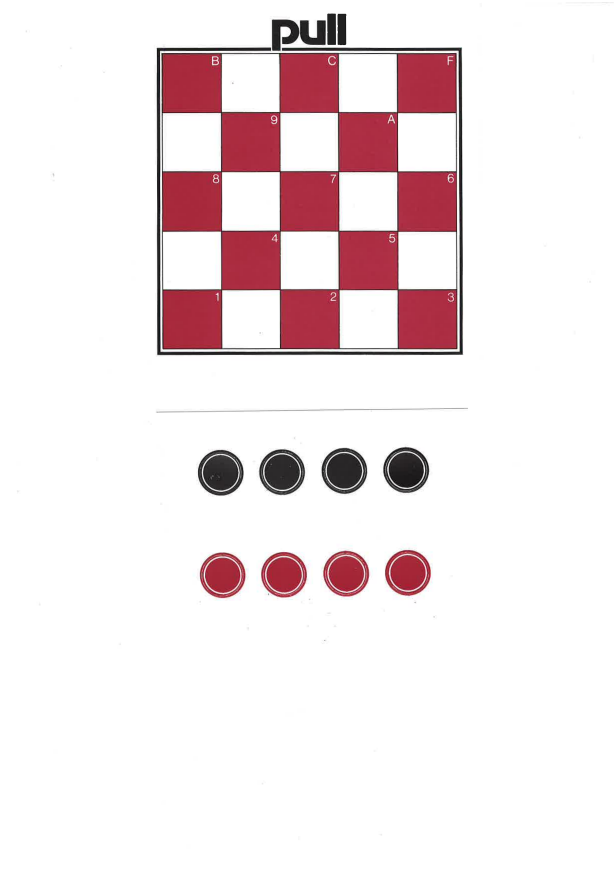
#> input picture anl2094/pages/page-02.png, 2464 x 3488 px (shown at 1/4 size)
$ python -i deskew_pages.py   (imports and definitions only)
#> lines starting #> are read from the running program, lines starting #| are printed output that depends on the picture; after the words box and inside, x2 and y2 are one past the last pixel; in counts of white or black regions, pixels touching at a corner belong together
#> further down, picture is the input picture: PIL image 2464x3488 RGB; mean R, G, B 241.1, 229.5, 231.4
#!/usr/bin/env python3
"""
Render anl2094.pdf to straight, 300 dpi page images for the overlay pipeline.

    tools/deskew_pages.py ../../Busch-2090/manuals/anl2094.pdf

The 2094 scan is skewed, unlike the 2090 ones: sheets tilt by up to 2.7 deg,
with the sign alternating between consecutive pages - the signature of a book
flipped on the platen. That matters because the English overlay masks German
text with axis-aligned white boxes. Over a 1000 px text block a 2.7 deg tilt
drifts about 47 px vertically, several line heights, so a mask that covers the
German at one end leaves it showing at the other.

Skew is estimated by projection profile: rotate through candidate angles and
keep the one where the horizontal ink profile has the sharpest row-to-row
transitions, which is when text lines sit square on the pixel rows. Coarse pass
at 0.5 deg, refined at 0.1 deg.

Angles are written to pages/deskew.json so a re-run reproduces the same output,
and so a page can be corrected by hand if the estimate is ever wrong.
"""
import argparse, json, subprocess, sys
from pathlib import Path
import numpy as np
from PIL import Image

Image.MAX_IMAGE_PIXELS = None
DPI = 300
COARSE, FINE, LIMIT = 0.5, 0.1, 4.0

def ink(im, width=800):
    """Downscaled binary ink mask - estimation does not need full resolution."""
#> called with width = 800
    g = im.convert('L')
    g = g.resize((width, max(1, int(g.height * width / g.width))), Image.BILINEAR)
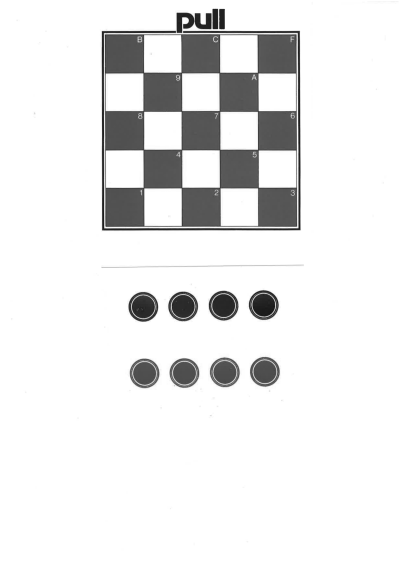
#> g: PIL image 800x1132 L (shown at 1/2 size); min 14, max 255, mean 233.2
    return (np.asarray(g, dtype=np.float32) < 160).astype(np.float32)
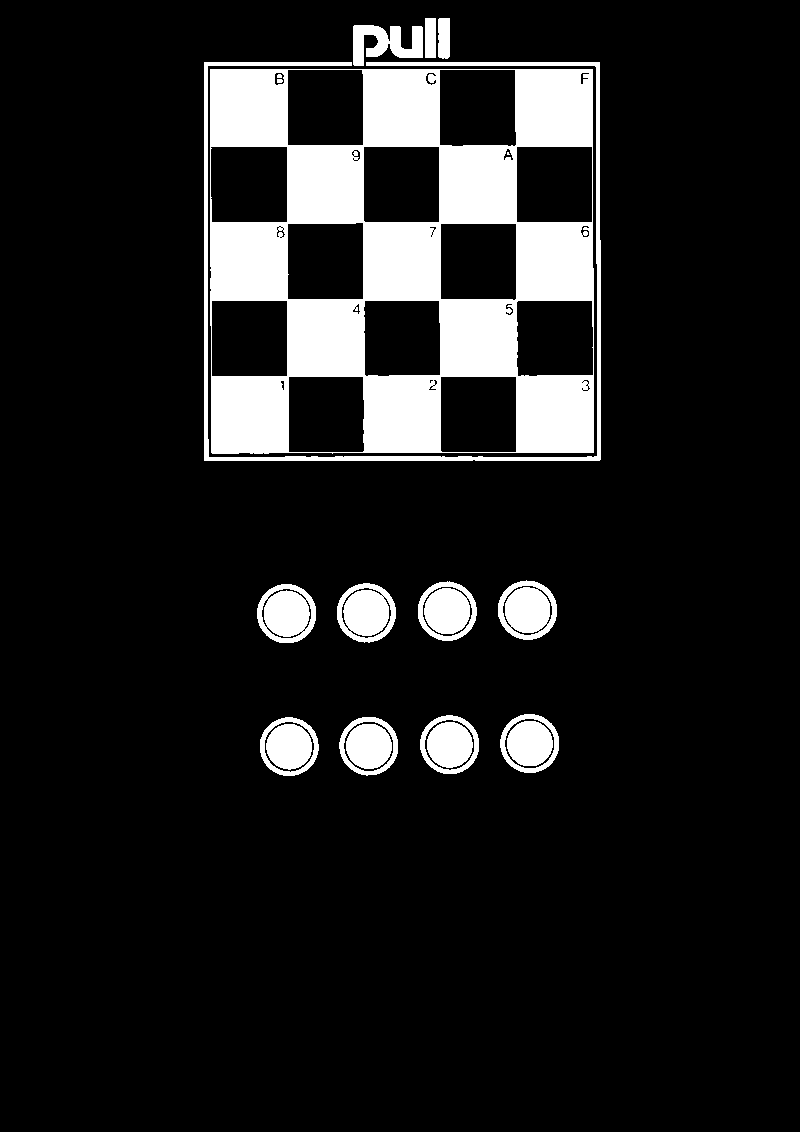
#> returned value: shape (1132, 800) float32; values 0 (black) and 1 (white), 12% white; 20 white regions (2 under 20 px), largest, box (x1, y1, x2, y2) and area: (210, 69, 594, 454) 79285, (204, 62, 601, 461) 6447, (498, 580, 557, 640) 2566

def sharpness(mask, angle):
    im = Image.fromarray((mask * 255).astype(np.uint8))
    if angle:
        im = im.rotate(angle, resample=Image.BILINEAR, fillcolor=0)
    prof = np.asarray(im, dtype=np.float32).sum(axis=1) / 255.0
    return float(((prof[1:] - prof[:-1]) ** 2).sum())

def estimate(im, min_ink=500):
    mask = ink(im)
    if mask.sum() < min_ink:
        return 0.0                      # blank or near-blank: leave alone
    best, angle = -1.0, 0.0
    for a in np.arange(-LIMIT, LIMIT + 1e-9, COARSE):
        s = sharpness(mask, a)
        if s > best:
            best, angle = s, a
#> this loop made 17 passes
#> (s, best, angle) on passes 1, 2, 3, 4, 6, 7, 8, 9: (32354.7, 32354.7, -4), (36376.3, 36376.3, -3.5), (39888.2, 39888.2, -3), (41151.2, 41151.2, -2.5), (48242, 48242, -1.5), (76913.4, 76913.4, -1), (248282.8, 248282.8, -0.5), (1111156, 1111156, 0)
#> pass 1, in sharpness, `im = im.rotate(angle, resample=Image.BILINEAR, fillcolor=0)`:
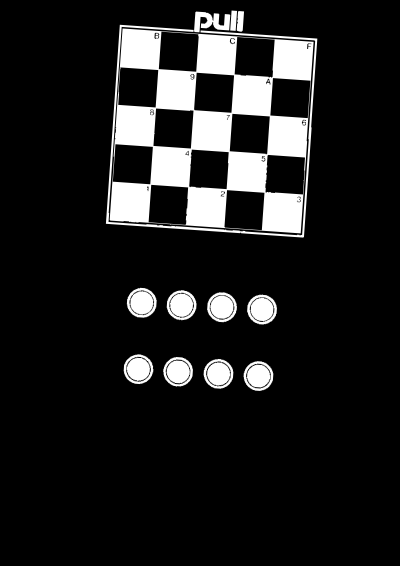
#> im: PIL image 800x1132 L (shown at 1/2 size); min 0, max 255, mean 30.6
#> after the loop, angle = 0; best = 1111156
    for a in np.arange(angle - COARSE, angle + COARSE + 1e-9, FINE):
        s = sharpness(mask, a)
        if s > best:
            best, angle = s, a
#> this loop made 11 passes
#> s on passes 1 to 8: 248282.8, 326100, 413457.6, 552695.2, 785119, 1111156, 765257.5, 521241.9
#> pass 1, in sharpness (call 18), `im = im.rotate(angle, resample=Image.BILINEAR, fillcolor=0)`:
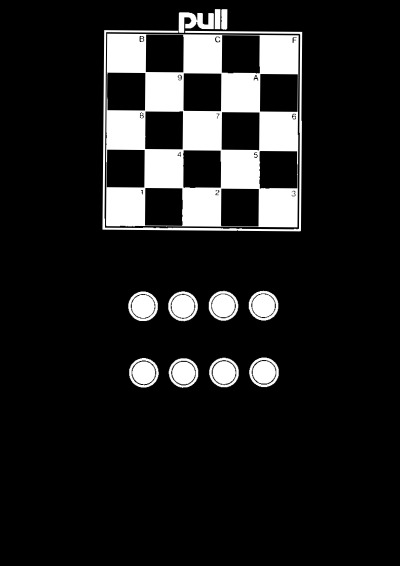
#> im: PIL image 800x1132 L (shown at 1/2 size); min 0, max 255, mean 30.6
#> pass 3, in sharpness (call 20), `im = im.rotate(angle, resample=Image.BILINEAR, fillcolor=0)`:
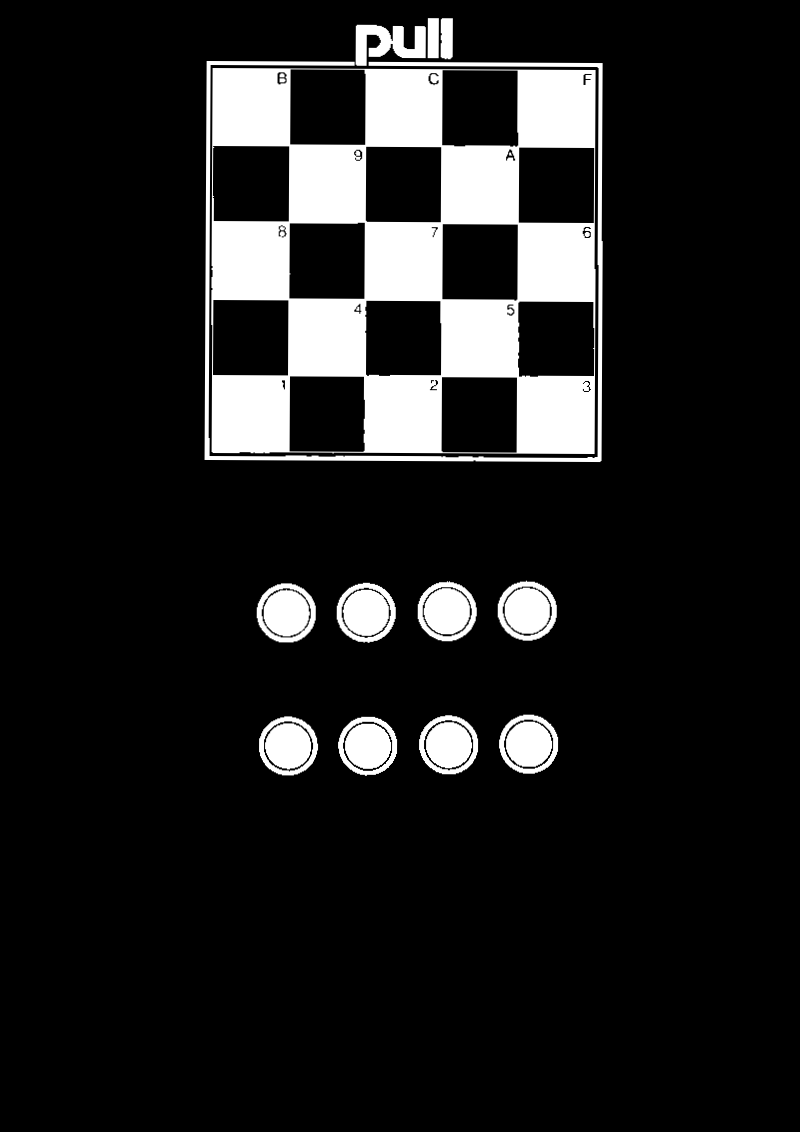
#> im: PIL image 800x1132 L; min 0, max 255, mean 30.6
#> after the loop, angle = 0; best = 1111156
    return round(float(angle), 2)

# [32 lines left out: function main, not called in this run]

# [2 lines not run here, left out]

>>> from PIL import Image
>>> picture = Image.open('../pages/page-02.png')
>>> result = estimate(picture)
#> result = 0

$ run again, on anl2094/pages/page-06.png
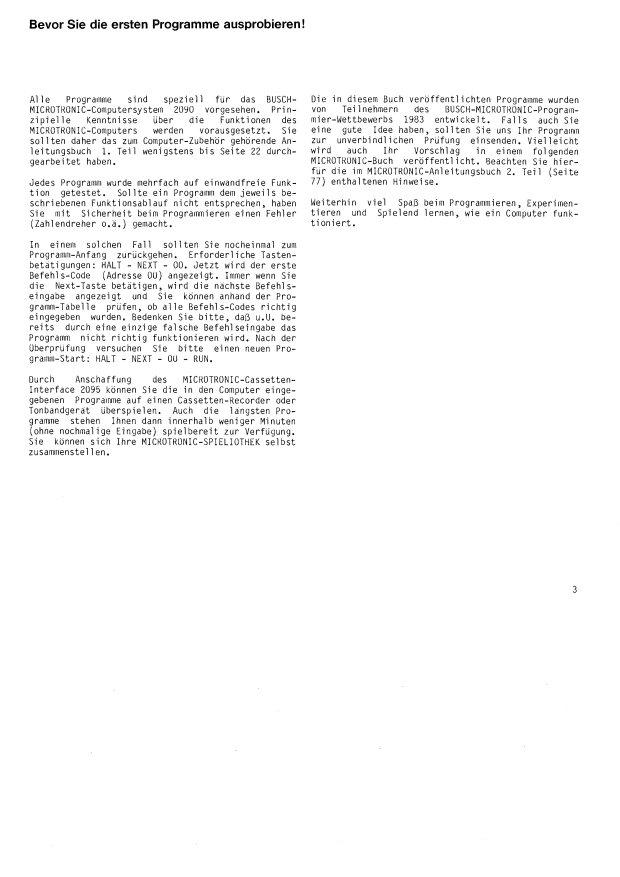
#> input picture anl2094/pages/page-06.png, 2480 x 3508 px (shown at 1/4 size)
#> picture is the input picture: PIL image 2480x3508 RGB; min 0, max 255, mean 248
#> in ink, `return (np.asarray(g, dtype=np.float32) < 160).astype(np.float32)`:
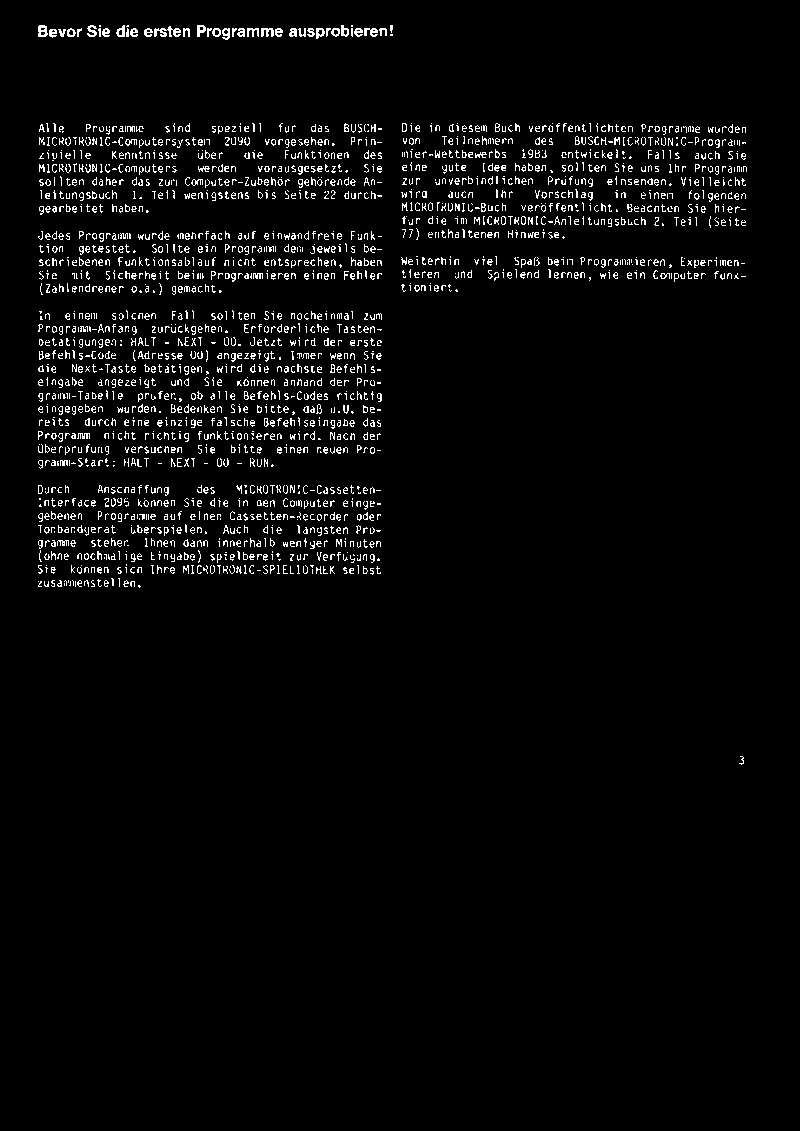
#> returned value: shape (1131, 800) float32; values 0 (black) and 1 (white), 3.4% white in thin lines or dots, all inside (x1, y1, x2, y2) = (38, 25, 747, 765)
#> the loop in estimate, `for a in np.arange(-LIMIT, LIMIT + 1e-9, COARSE):` made 17 passes
#> (s, best, angle) on passes 1, 2, 3, 4, 6, 7, 8, 9: (21507.4, 21507.4, -4), (26006.5, 26006.5, -3.5), (28829.7, 28829.7, -3), (32018.8, 32018.8, -2.5), (47142.5, 47142.5, -1.5), (87913.4, 87913.4, -1), (224467.1, 224467.1, -0.5), (828390, 828390, 0)
#> after the loop in estimate, `for a in np.arange(-LIMIT, LIMIT + 1e-9, COARSE):`: angle = 0; best = 828390
#> the loop in estimate, `for a in np.arange(angle - COARSE, angle + COARSE + 1e-9, FINE):` made 11 passes
#> s on passes 1 to 8: 224467.1, 272505.5, 320486.7, 413817.2, 460039.9, 828390, 465027.2, 453131.3
#> pass 2, in sharpness (call 19), `im = im.rotate(angle, resample=Image.BILINEAR, fillcolor=0)`:
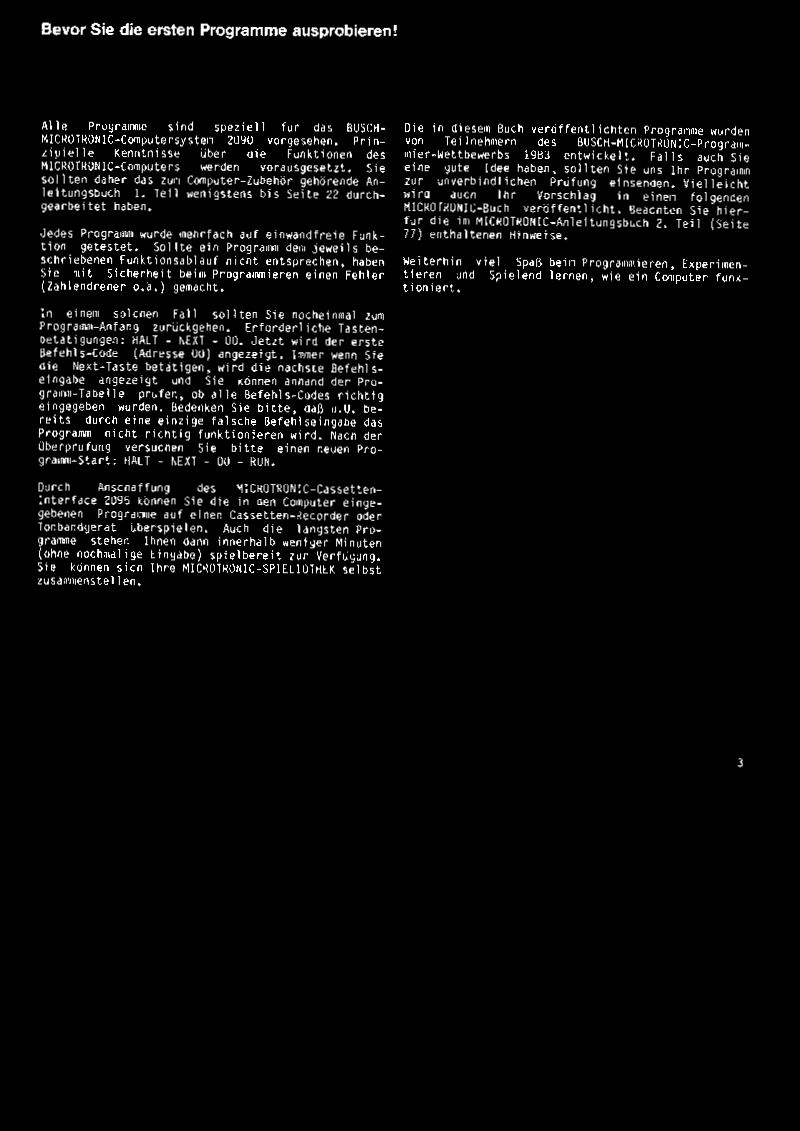
#> im: PIL image 800x1131 L; min 0, max 255, mean 8.7
#> after the loop in estimate, `for a in np.arange(angle - COARSE, angle + COARSE + 1e-9, FINE):`: angle = 0; best = 828390
#> result = 0

$ run again, on anl2094/pages/page-07.png
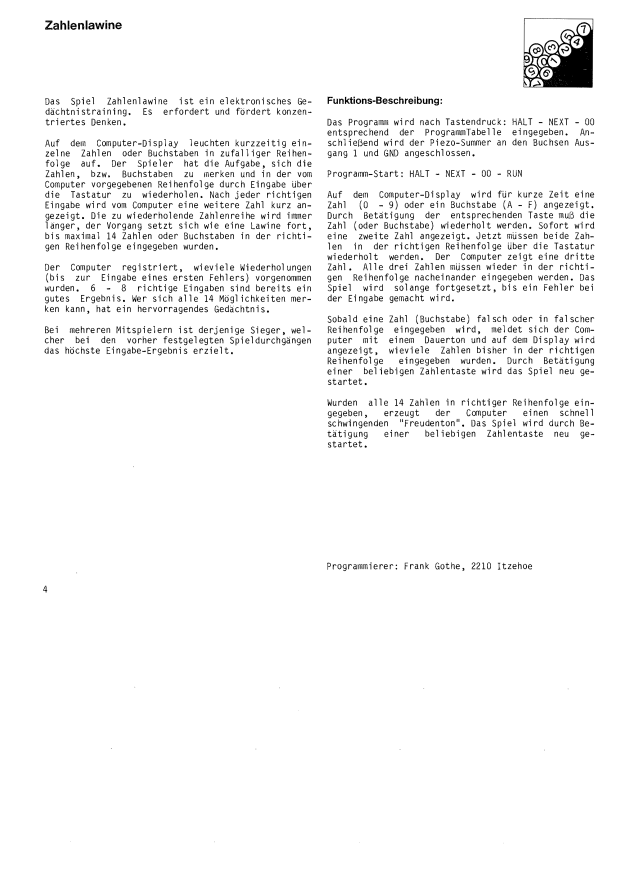
#> input picture anl2094/pages/page-07.png, 2480 x 3508 px (shown at 1/4 size)
#> picture is the input picture: PIL image 2480x3508 RGB; min 0, max 255, mean 245.6
#> in ink, `return (np.asarray(g, dtype=np.float32) < 160).astype(np.float32)`:
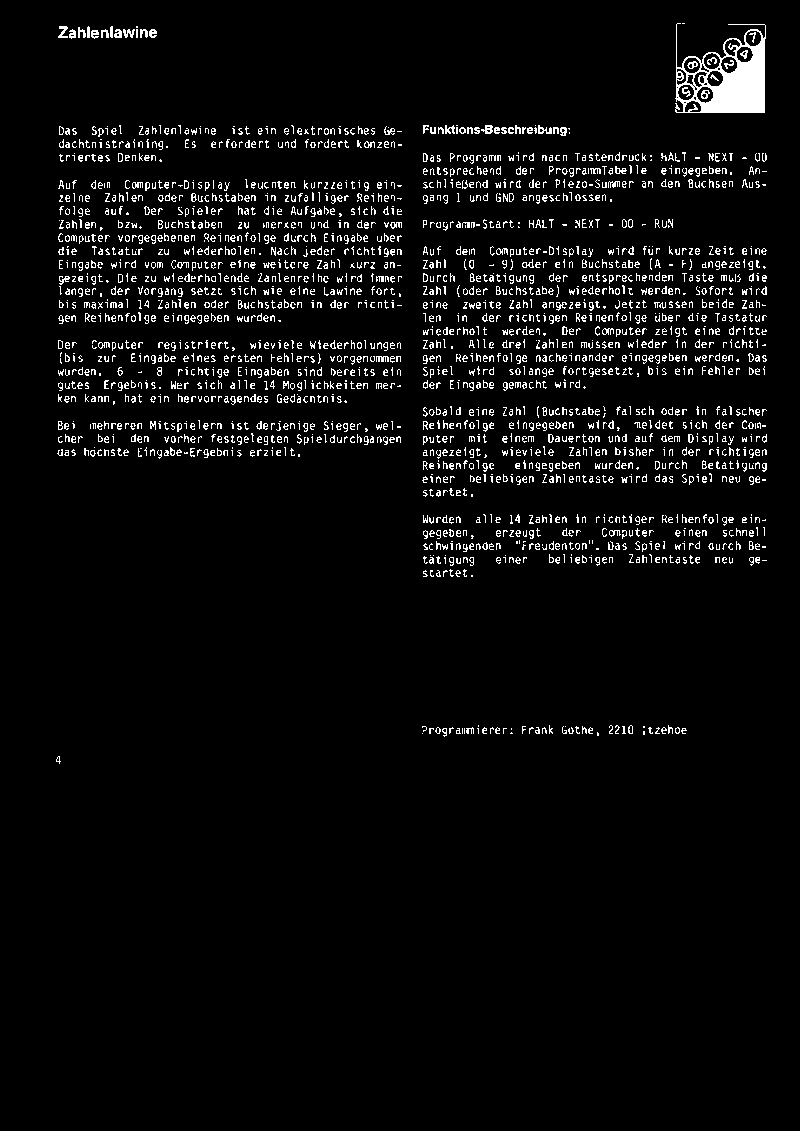
#> returned value: shape (1131, 800) float32; values 0 (black) and 1 (white), 4.5% white in thin lines or dots, all inside (x1, y1, x2, y2) = (56, 23, 767, 764)
#> the loop in estimate, `for a in np.arange(-LIMIT, LIMIT + 1e-9, COARSE):` made 17 passes
#> (s, best, angle) on passes 1, 2, 4, 5, 6, 7, 8, 9: (30265.5, 30265.5, -4), (35198.1, 35198.1, -3.5), (36429.2, 36429.2, -2.5), (47944.2, 47944.2, -2), (63491.4, 63491.4, -1.5), (86534, 86534, -1), (315373.3, 315373.3, -0.5), (1484564, 1484564, 0)
#> after the loop in estimate, `for a in np.arange(-LIMIT, LIMIT + 1e-9, COARSE):`: angle = 0; best = 1484564
#> the loop in estimate, `for a in np.arange(angle - COARSE, angle + COARSE + 1e-9, FINE):` made 11 passes
#> s on passes 1 to 8: 315373.3, 394636.3, 483068.9, 648281, 839110.2, 1484564, 642769, 508658.1
#> pass 3, in sharpness (call 20), `im = im.rotate(angle, resample=Image.BILINEAR, fillcolor=0)`:
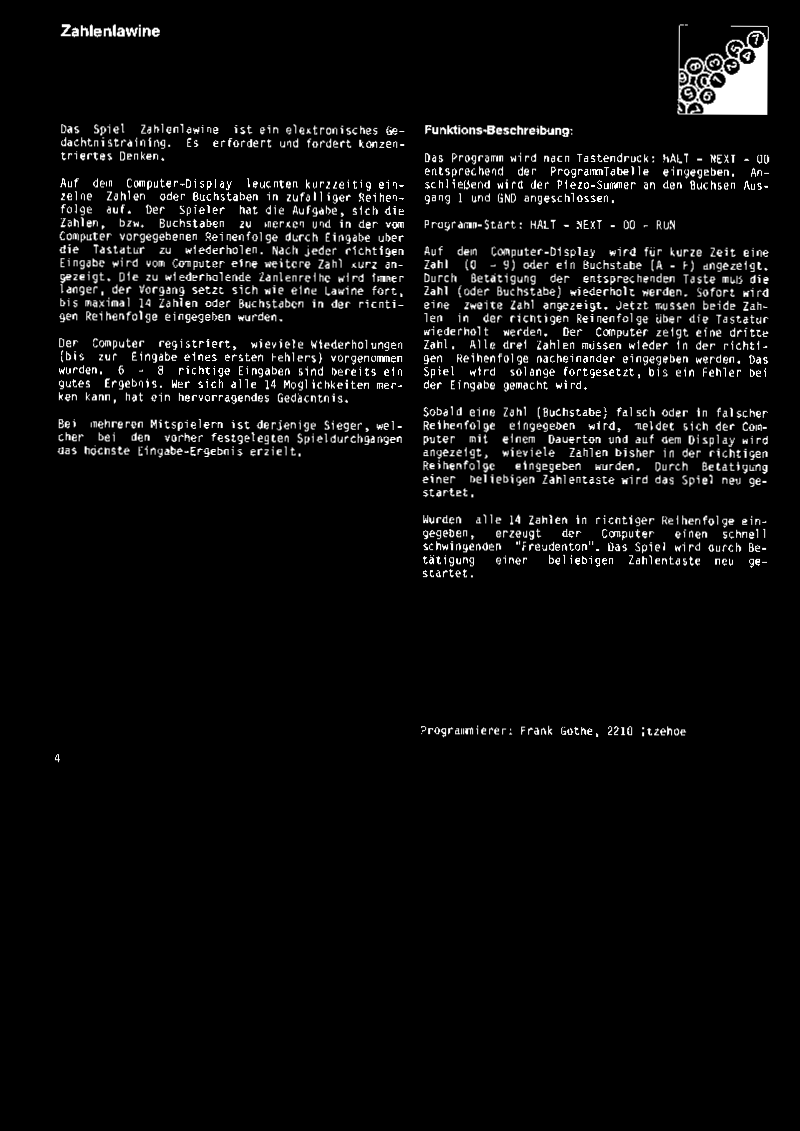
#> im: PIL image 800x1131 L; min 0, max 255, mean 11.5
#> after the loop in estimate, `for a in np.arange(angle - COARSE, angle + COARSE + 1e-9, FINE):`: angle = 0; best = 1484564
#> result = 0
